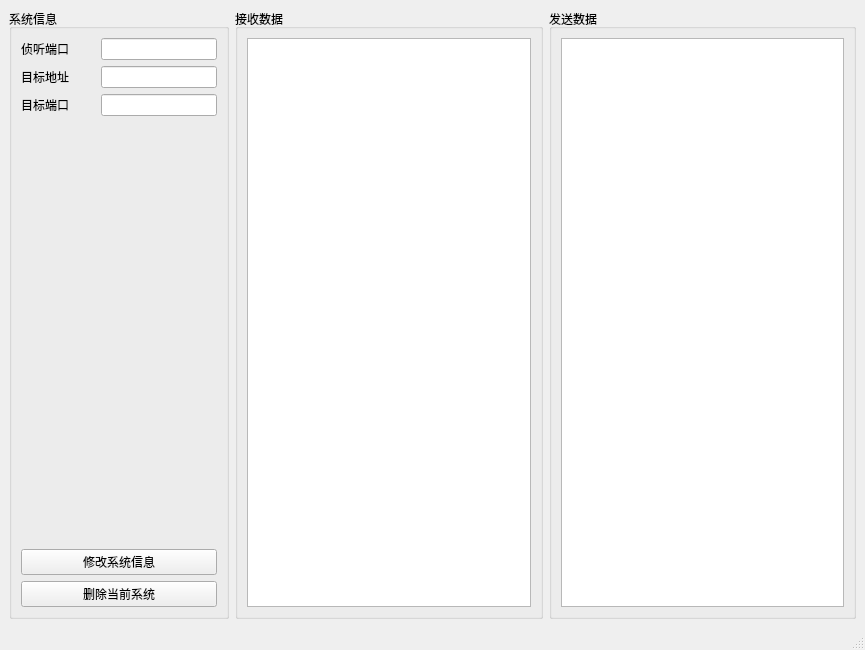
<?xml version="1.0" encoding="UTF-8"?>
<ui version="4.0">
 <class>ShowSystem</class>
 <widget class="QMainWindow" name="ShowSystem">
  <property name="geometry">
   <rect>
    <x>0</x>
    <y>0</y>
    <width>865</width>
    <height>650</height>
   </rect>
  </property>
  <property name="windowTitle">
   <string>MainWindow</string>
  </property>
  <widget class="QWidget" name="centralwidget">
   <layout class="QHBoxLayout" name="horizontalLayout">
    <item>
     <widget class="QGroupBox" name="groupBox">
      <property name="maximumSize">
       <size>
        <width>220</width>
        <height>16777215</height>
       </size>
      </property>
      <property name="title">
       <string>系统信息</string>
      </property>
      <layout class="QGridLayout" name="gridLayout">
       <item row="1" column="0">
        <widget class="QLabel" name="label_TargetIP">
         <property name="text">
          <string>目标地址</string>
         </property>
        </widget>
       </item>
       <item row="2" column="0">
        <widget class="QLabel" name="label_TargetPort">
         <property name="text">
          <string>目标端口</string>
         </property>
        </widget>
       </item>
       <item row="0" column="0">
        <widget class="QLabel" name="label_LocalPort">
         <property name="text">
          <string>侦听端口</string>
         </property>
        </widget>
       </item>
       <item row="0" column="2">
        <widget class="QLineEdit" name="lineEdit_ListenPort"/>
       </item>
       <item row="1" column="2">
        <widget class="QLineEdit" name="lineEdit_TargetIP"/>
       </item>
       <item row="2" column="2">
        <widget class="QLineEdit" name="lineEdit_TargetPort"/>
       </item>
       <item row="3" column="1">
        <spacer name="verticalSpacer">
         <property name="orientation">
          <enum>Qt::Vertical</enum>
         </property>
         <property name="sizeHint" stdset="0">
          <size>
           <width>20</width>
           <height>416</height>
          </size>
         </property>
        </spacer>
       </item>
       <item row="5" column="0" colspan="3">
        <widget class="QPushButton" name="pushButton">
         <property name="text">
          <string>删除当前系统</string>
         </property>
         <property name="icon">
          <iconset resource="res.qrc">
           <normaloff>:/img/images/706.bmp</normaloff>:/img/images/706.bmp</iconset>
         </property>
        </widget>
       </item>
       <item row="4" column="0" colspan="3">
        <widget class="QPushButton" name="pushBtn_ReviseSystem">
         <property name="text">
          <string>修改系统信息</string>
         </property>
         <property name="icon">
          <iconset resource="res.qrc">
           <normaloff>:/img/images/100.bmp</normaloff>:/img/images/100.bmp</iconset>
         </property>
        </widget>
       </item>
      </layout>
     </widget>
    </item>
    <item>
     <widget class="QGroupBox" name="groupBox_2">
      <property name="title">
       <string>接收数据</string>
      </property>
      <layout class="QGridLayout" name="gridLayout_2">
       <item row="0" column="0">
        <widget class="QTableWidget" name="tableWidget_Recv"/>
       </item>
      </layout>
     </widget>
    </item>
    <item>
     <widget class="QGroupBox" name="groupBox_3">
      <property name="title">
       <string>发送数据</string>
      </property>
      <layout class="QGridLayout" name="gridLayout_3">
       <item row="0" column="0">
        <widget class="QTableWidget" name="tableWidget_Send"/>
       </item>
      </layout>
     </widget>
    </item>
   </layout>
  </widget>
  <widget class="QMenuBar" name="menubar">
   <property name="geometry">
    <rect>
     <x>0</x>
     <y>0</y>
     <width>865</width>
     <height>23</height>
    </rect>
   </property>
  </widget>
  <widget class="QStatusBar" name="statusbar"/>
 </widget>
 <resources>
  <include location="res.qrc"/>
 </resources>
 <connections/>
</ui>
